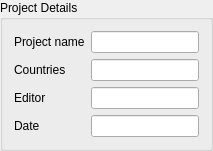
           <widget class="QGroupBox" name="groupBox_4">
            <property name="title">
             <string>Project Details</string>
            </property>
            <layout class="QGridLayout" name="gridLayout_9">
             <item row="6" column="1">
              <widget class="QLineEdit" name="lineEdit_6"/>
             </item>
             <item row="6" column="0">
              <widget class="QLabel" name="label_6">
               <property name="text">
                <string>Date</string>
               </property>
              </widget>
             </item>
             <item row="2" column="0">
              <widget class="QLabel" name="label_3">
               <property name="text">
                <string>Project name</string>
               </property>
              </widget>
             </item>
             <item row="2" column="1">
              <widget class="QLineEdit" name="lineEdit_3"/>
             </item>
             <item row="5" column="1">
              <widget class="QLineEdit" name="lineEdit_5"/>
             </item>
             <item row="4" column="1">
              <widget class="QLineEdit" name="lineEdit_4"/>
             </item>
             <item row="5" column="0">
              <widget class="QLabel" name="label_4">
               <property name="text">
                <string>Editor</string>
               </property>
              </widget>
             </item>
             <item row="4" column="0">
              <widget class="QLabel" name="label_5">
               <property name="text">
                <string>Countries</string>
               </property>
              </widget>
             </item>
            </layout>
           </widget>
